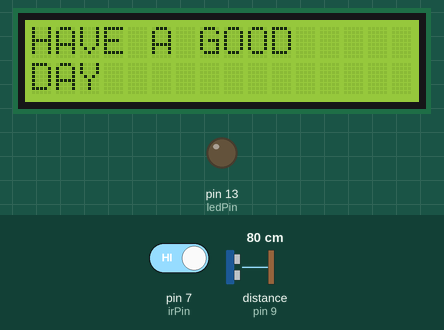
Recording of a sketch running on a simulated Arduino Uno, built with avr-gcc and run on an emulated ATmega328P. Parts: 16×2 character LCD, output pins drawn as LEDs (lit = HIGH). Wiring (inferred from the names in the program): ultrasonic range finder: trigger pin 8; echo pin 9. The test bench sets the inputs (shaded band); at power-on: distance to the obstacle (sensor on pin 9) 80 cm, pin 7 (irPin) HIGH. The echo pulse lasts 58.3 µs per cm; pins used as bus, display or sensor lines are not drawn.

Above: at 1.2 s.
1.3 s: distance to the obstacle (sensor on pin 9) set to 23 cm
2.8 s: distance to the obstacle (sensor on pin 9) set to 18 cm
At 4.3 s:
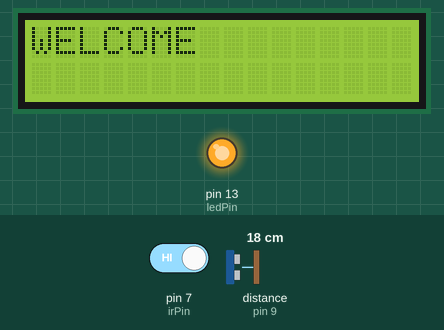
4.6 s: distance to the obstacle (sensor on pin 9) set to 35 cm
At 5.8 s:
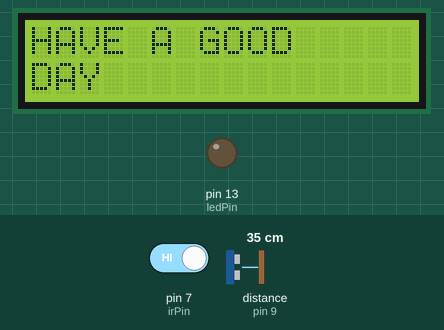
6.1 s: distance to the obstacle (sensor on pin 9) set to 2 cm
At 6.6 s:
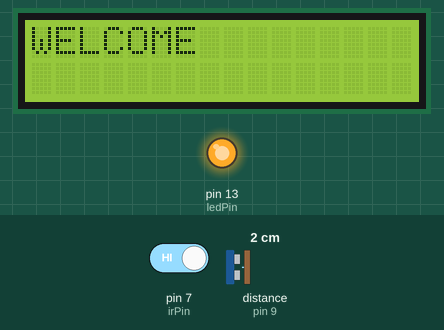
7.6 s: distance to the obstacle (sensor on pin 9) set to 23 cm
At 8.3 s:
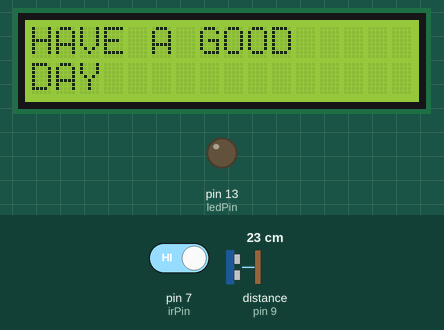
Timing chart, 0 to 10.6 s (numbered marks = the images above; inputs shaded):
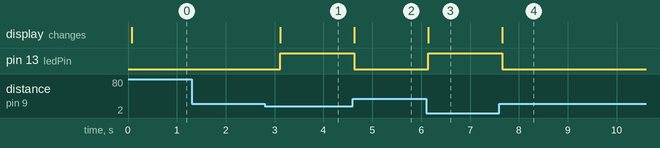

The sketch:

doorsystem.ino
```cpp
#include <LiquidCrystal.h>

LiquidCrystal lcd(12, 11, 5, 4, 3, 2);

int trigPin = 8;
int echoPin = 9;
int irPin = 7;
int ledPin = 13;

long duration;
float distance;

void setup()
{
  pinMode(trigPin, OUTPUT);
  pinMode(echoPin, INPUT);
  pinMode(irPin, INPUT);
  pinMode(ledPin, OUTPUT);

  lcd.begin(16, 2);
}

void loop()
{
  // Ultrasonic Sensor
  digitalWrite(trigPin, LOW);
  delayMicroseconds(2);

  digitalWrite(trigPin, HIGH);
  delayMicroseconds(10);

  digitalWrite(trigPin, LOW);

  duration = pulseIn(echoPin, HIGH);
  distance = duration * 0.034 / 2;

  int irState = digitalRead(irPin);

  if (irState == LOW || distance < 20)
  {
    digitalWrite(ledPin, HIGH);

    lcd.clear();
    lcd.setCursor(0, 0);
    lcd.print("WELCOME");
  }
  else
  {
    digitalWrite(ledPin, LOW);

    lcd.clear();
    lcd.setCursor(0, 0);
    lcd.print("HAVE A GOOD");
    lcd.setCursor(0, 1);
    lcd.print("DAY");
  }

  delay(500);
}


  
```

Measured:
- the behaviour switches between 21 and 20 cm on distance to the obstacle (sensor on pin 9) (found by bisection; images 0 and 1)
- after the input at 1.3 s, every drawn part: stays the same
- after the input at 2.8 s, pin 13 (ledPin): LOW → HIGH after 0.31 s; the display: changes after 0.31 s (image 1)
- after the input at 4.6 s, pin 13 (ledPin): HIGH → LOW at once; the display: changes at once (image 2)
- after the input at 6.1 s, pin 13 (ledPin): LOW → HIGH after 0.05 s; the display: changes after 0.05 s (image 3)
- after the input at 7.6 s, pin 13 (ledPin): HIGH → LOW after 0.06 s; the display: changes after 0.06 s (image 4)
